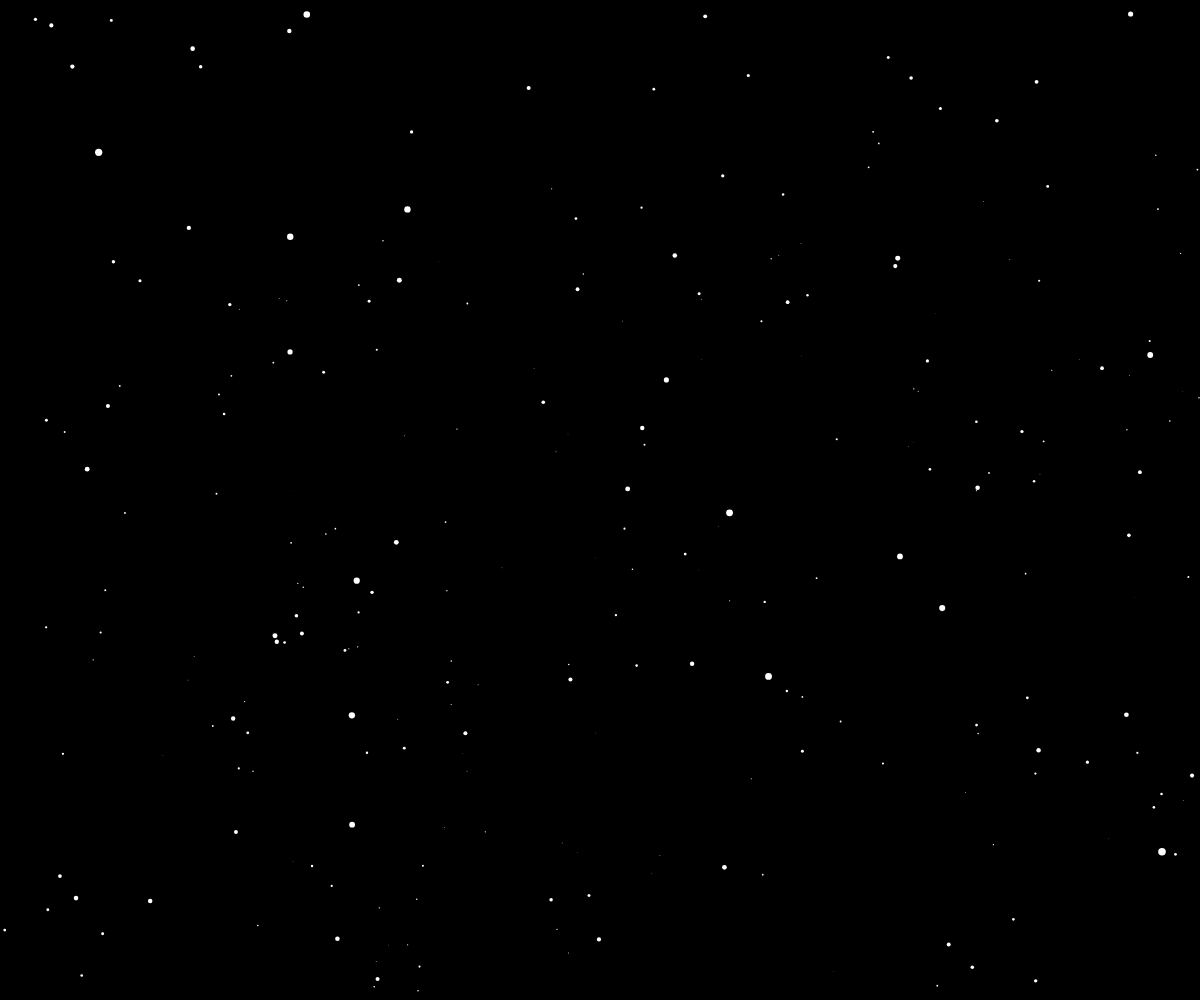
Frame 1 (no input)
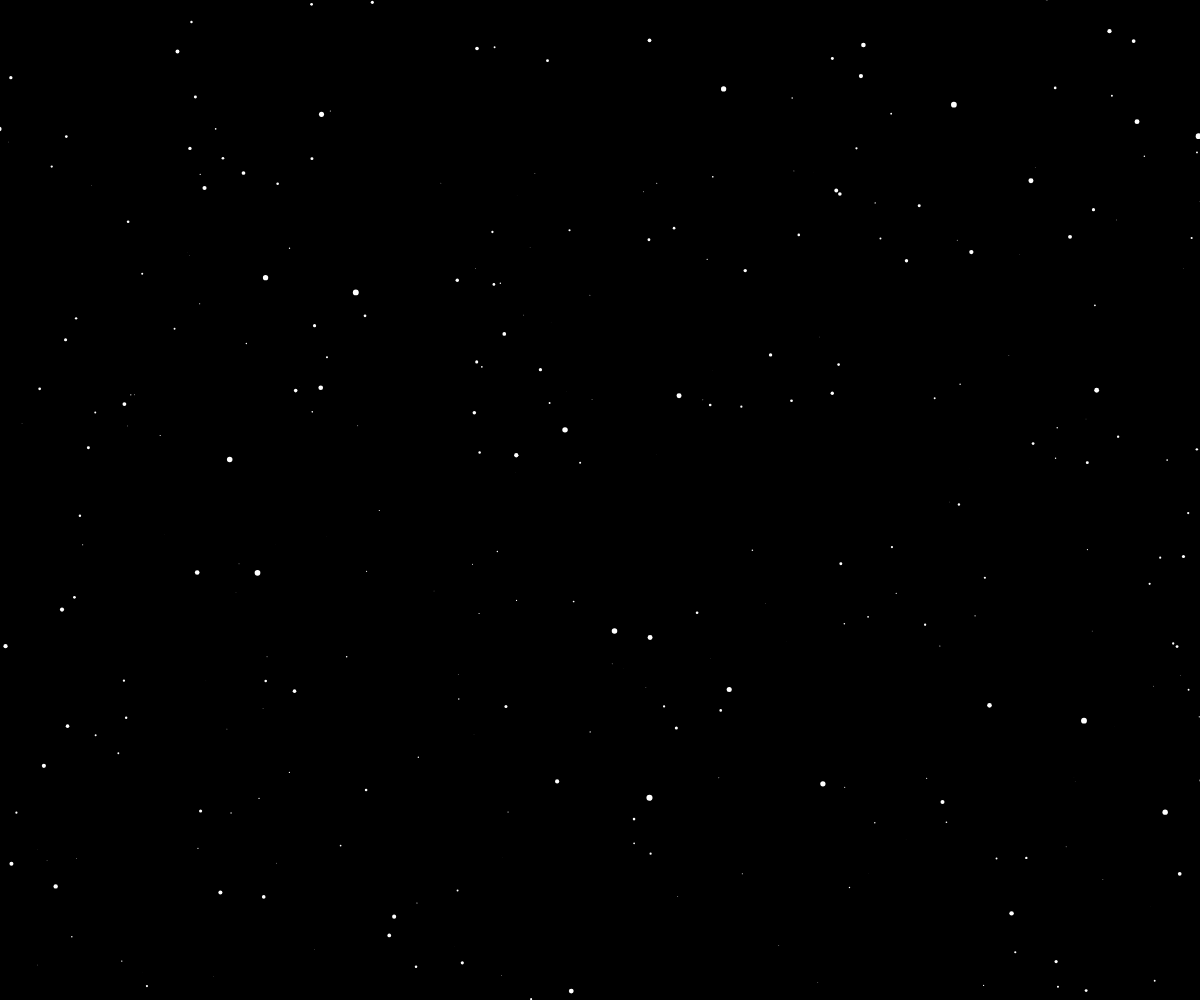
Frame 60 (no input)
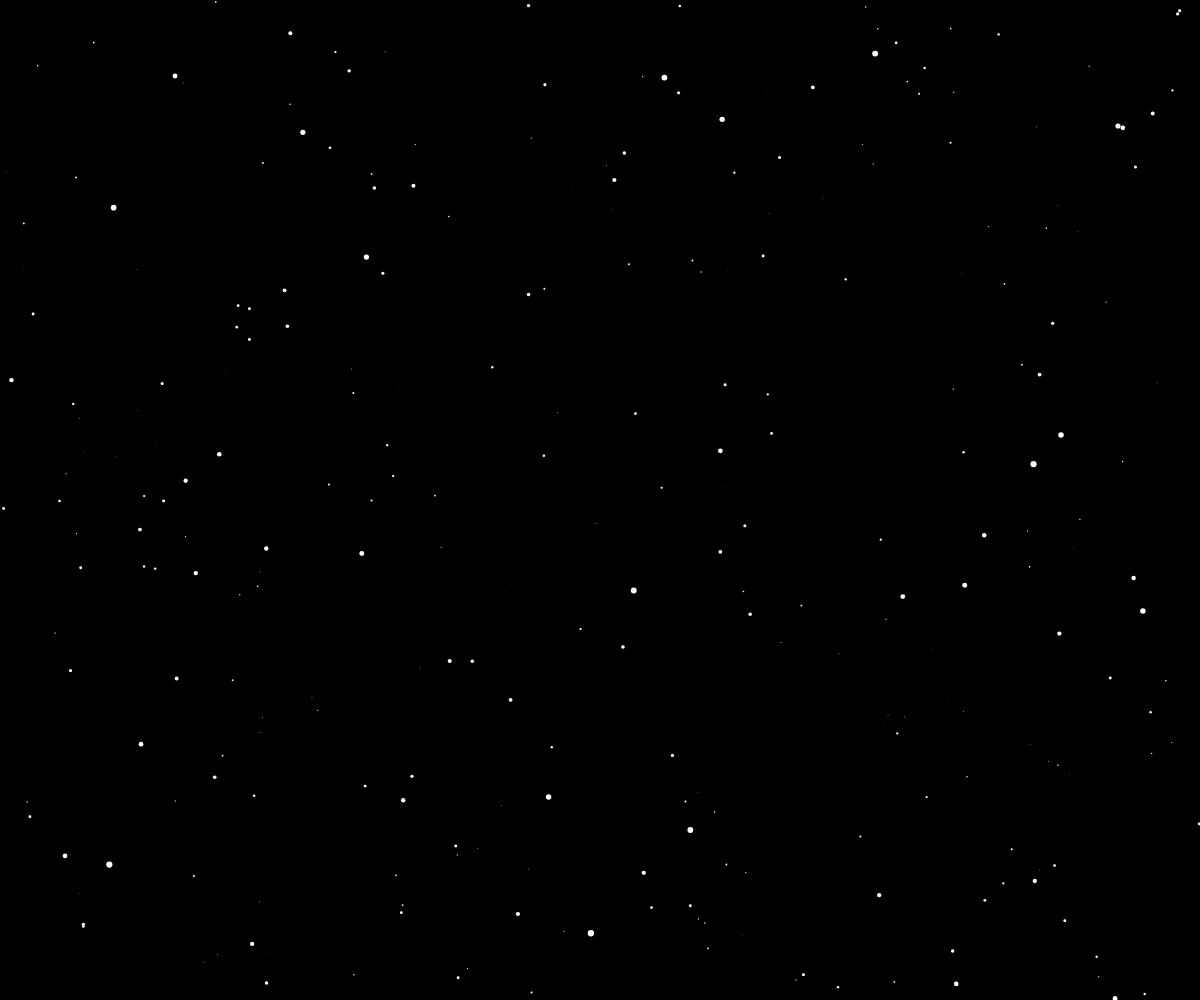
Frame 120 (the mouse pressed at the canvas centre since frame 60)

The p5.js sketch that drew these frames (run headless with seeded random() and noise() and a simulated clock; from frame 60 on, the mouse is pressed at the canvas centre):

// p5.js sketch
// ── sketch.js
var stars, xoff = 0.0, yoff = 0.0;

function setup() {
  createCanvas(window.innerWidth, window.innerHeight);
  var numStars = 800;
  stars = new Array(numStars).fill(0).map(function (n) {
    return new Star();
  });
}

function draw() {
  background(0);
  xoff += 0.003;
  yoff += 0.002;
  translate(noise(xoff) * width, noise(yoff) * height);
  stars.forEach(function (star) {
    star.update();
    star.display();
  })
}

// ── Star.js
function Star() {
  this.x = random(-width/2, width/2);
  this.y = random(-height/2, height/2);
  this.z = random(max(width/2, height/2));
}

Star.prototype.update = function () {
  this.z -= 4;
  if (this.z < 1) {
    this.z = max(width/2, height/2);
    this.x = random(-width/2, width/2);
    this.y = random(-height/2, height/2);
  }
};

Star.prototype.display = function () {
  var sx = map(this.x/this.z, 0, 1, 0, width/2);
  var sy = map(this.y/this.z, 0, 1, 0, height/2);
  var r = map(this.z, 0, max(width/2, height/2), 8, 0);
  fill(255);
  noStroke();
  ellipse(sx, sy, r, r);
};
